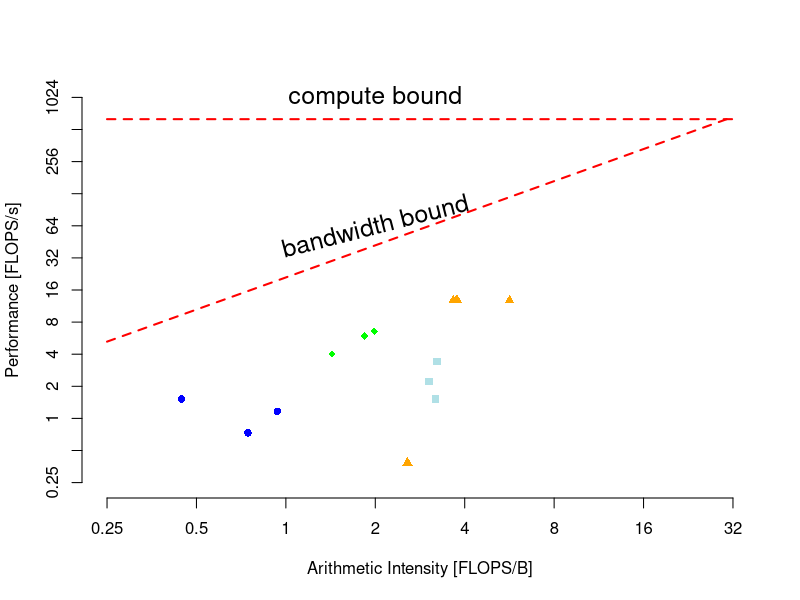

Here is the R script that generated this plot:
png("roofline-mars.png", width = 1280, height = 640)

pp = 640  # peak performance ... [GFLOPS/s]
pb = 30.5 # peak bandwidth ... [GB/s]
ai = function(b) (pp/pb) * b

x = seq(-2,5,1)
x_at = 2^x
x_labels = x_at

y = seq(-2,10,1)
y_at = 2^y
y_labels = y_at

plot(ai, xlab = "Arithmetic Intensity [FLOPS/B]",
         xlim = c(x_at[1], x_at[length(x_at)]),
         ylab = "Performance [FLOPS/s]", 
         ylim = c(y_at[1], y_at[length(y_at)]),
     axes=FALSE, log = "xy", type = "l", col = "red", lwd = 2, lty = "dashed")

axis(1, at = x_at, labels = x_labels, tick = TRUE)
axis(2, at = y_at, labels = y_labels, tick = TRUE)


# 10 threads - all
#                   100     204800     819200        kdd
flops_t10_a = c( 1.3292, 1517.9227, 2225.7196, 3427.6304)
bw_t10_a    = c(73.4359,  476.2558,  734.1712, 1061.9937)

for (i in 1:4) {
  ai = flops_t10_a[i] / bw_t10_a[i]
  points(ai, flops_t10_a[i]/1000, col="powderblue", pch = 15)
}

# 10 threads - all
#                   100    204800     819200        kdd
flops_t80_a = c( 0.5820, 731.8209, 1164.4394, 1519.8610)
bw_t80_a    = c(78.4760, 981.6600, 1244,3416, 1420,3577)

for (i in 1:4) {
  ai = flops_t80_a[i] / bw_t80_a[i]
  points(ai, flops_t80_a[i]/1000, col="blue", pch = 16)
}


# 10 threads - marked 
#                     100      204800      819200         kdd
flops_t10_m =  c(385.0818, 12738.9347, 12814.5174, 12995.5919)
bw_t10_m =     c(150.0137,  2248.9188,  3500.4505,  3451.1885)

for (i in 1:4) {
  ai = flops_t10_m[i] / bw_t10_m[i]
  points(ai, flops_t10_m[i]/1000, col="orange", pch = 17)
}

# 80 threads - marked 
#                     100     204800     819200        kdd
flops_t80_m = c(   7.4574, 4017.8371, 6579.4072, 5940.1009)
bw_t80_m    = c(1292.0169, 2807.5566, 3312.4733, 3230.9055)

for (i in 1:4) {
  ai = flops_t80_m[i] / bw_t80_m[i]
  points(ai, flops_t80_m[i]/1000, col="green", pch = 18)
}

segments(x_at[1], pp, x_at[length(x_at)], pp, col = "red", lwd = 2, lty = "dashed")

text(2, 64, "bandwidth bound", srt = pi*pp/140, cex = 1.5)
text(2, 1024, "compute bound", cex = 1.5)

dev.off()
